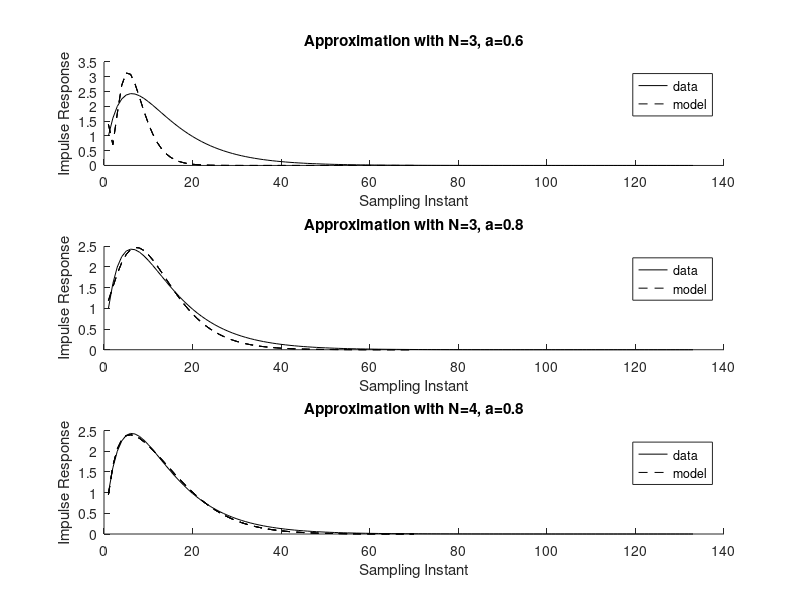

Write the MATLAB code that produced this figure.
clc, clear all, close all

%%
numd = [1 -0.1];
dend = conv([1 -0.8],[1 -0.9]);
H = impz(numd,dend);

%% approx a
a = 0.6;
N = 3;

%define laguerre functions
beta = 1 - a.^2;
A_l = [a 0 0; beta a 0; -a*beta beta a];
L_0 = sqrt(beta)*[1; -a; a^2];

k_end = 69;
k = 1:k_end+1;

L(1,:) = L_0;
for i = 1:k_end
    L(i+1,:) = A_l*L(i,:)';
end

%find coefficients for approximation
c = zeros(1,N);
for i = 1:N
    for ii = 1:k_end
        c(i) = H(ii)*L(ii,i)+c(i);
    end
end

%approximate solution
H_model_a = zeros(1,N);
for i = 1:N
    H_model_a = c(i)*L(:,i) + H_model_a;
end

%% approx b
clear L
a = 0.8;
N = 3;

%define laguerre functions
beta = 1 - a.^2;
A_l = [a 0 0; beta a 0; -a*beta beta a];
L_0 = sqrt(beta)*[1; -a; a^2];

k_end = 69;
k = 1:k_end+1;

L(1,:) = L_0;
for i = 1:k_end
    L(i+1,:) = A_l*L(i,:)';
end

%find coefficients for approximation
c = zeros(1,N);
for i = 1:N
    for ii = 1:k_end
        c(i) = H(ii)*L(ii,i)+c(i);
    end
end

%approximate solution
H_model_b = zeros(1,N);
for i = 1:N
    H_model_b = c(i)*L(:,i) + H_model_b;
end

%% approx c
clear L
a = 0.8;
N = 4;

%define laguerre functions
beta = 1 - a.^2;
A_l = [a 0 0 0; beta a 0 0; -a*beta beta a 0; a^2*beta -a*beta  beta a];
L_0 = sqrt(beta)*[1; -a; a^2; -a^3];

k_end = 69;
k = 1:k_end+1;

L(1,:) = L_0;
for i = 1:k_end
    L(i+1,:) = A_l*L(i,:)';
end

%find coefficients for approximation
c = zeros(1,N);
for i = 1:N
    for ii = 1:k_end
        c(i) = H(ii)*L(ii,i)+c(i);
    end
end

%approximate solution
H_model_c = zeros(1,N);
for i = 1:N
    H_model_c = c(i)*L(:,i) + H_model_c;
end

%% plot results
figure (1)
subplot(311)
hold on
plot(H,'k-')
plot(k,H_model_a,'k--')
legend('data','model')
xlabel('Sampling Instant')
ylabel('Impulse Response')
title('Approximation with N=3, a=0.6')

subplot(312)
hold on
plot(H,'k-')
plot(k,H_model_b,'k--')
legend('data','model')
xlabel('Sampling Instant')
ylabel('Impulse Response')
title('Approximation with N=3, a=0.8')

subplot(313)
hold on
plot(H,'k-')
plot(k,H_model_c,'k--')
legend('data','model')
xlabel('Sampling Instant')
ylabel('Impulse Response')
title('Approximation with N=4, a=0.8')

% figure(2)
% plot(k,L)
% legend('1','2','3','4')